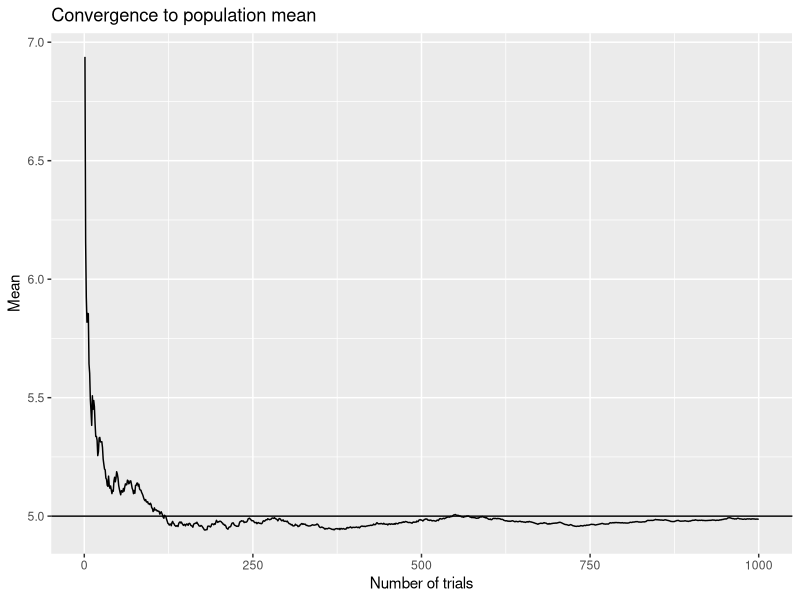
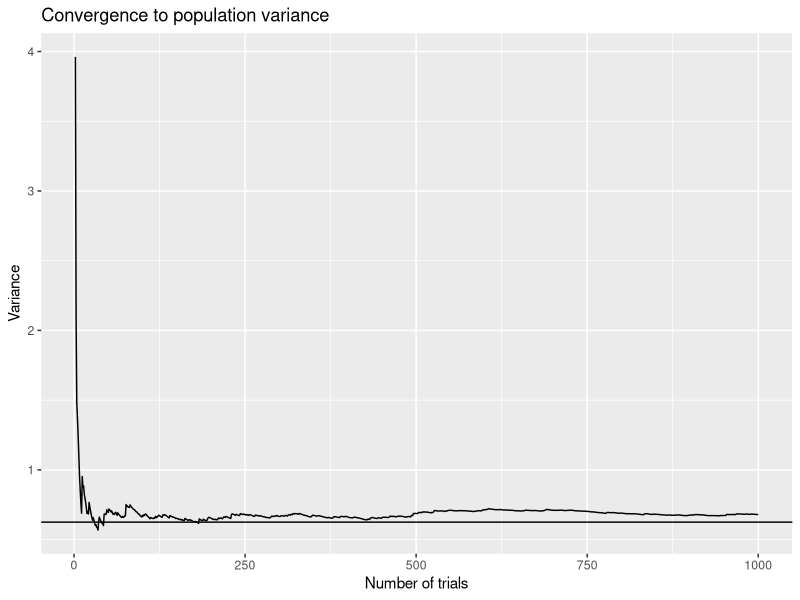
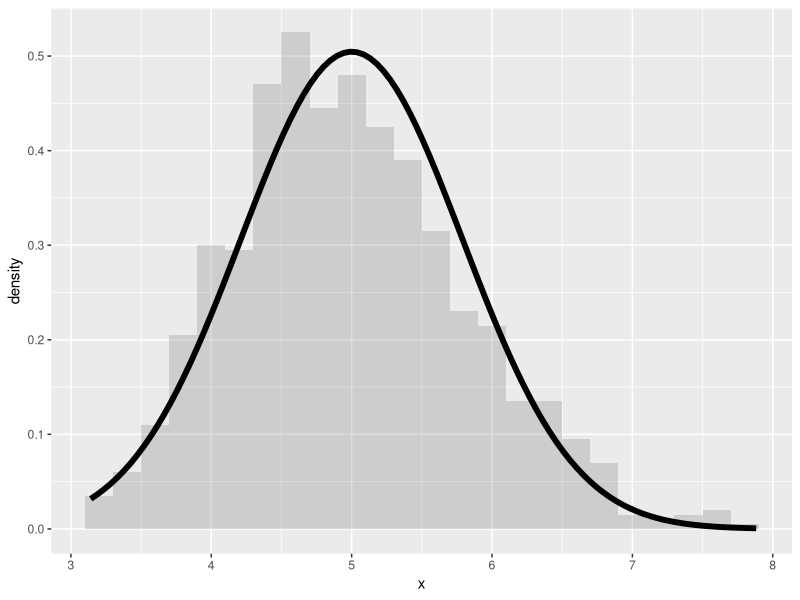

Recreate these plots in R, in order.
## ---- chunk 1
# Set the pseudo-random seed and the constants given in the question.
set.seed(42)
l=0.2
SS=40
nosim=1000
## ---- chunk 2
obs <- matrix(rexp(SS*nosim,l), nosim) # nosim rows of SS observations
sims <- apply(obs,1,mean)
## ---- chunk 3
means <- cumsum(sims)/(1:nosim)
df <- data.frame(x=1:nosim, y=means)
## ---- chunk 4
library(ggplot2)
g <- ggplot(df, aes(x = x, y = y)) + geom_line()
g <- g + geom_hline(yintercept = 5)
g <- g + labs(x = "Number of trials", y = "Mean", title = "Convergence to population mean")
g
## ---- chunk 5
var(sims)
sampleMean <- mean(sims)
cumsqerr <- cumsum((sims-sampleMean)^2)
vars <- cumsqerr[2:nosim]/(1:(nosim-1))
dfvars <- data.frame(x=(2:nosim), y=vars)
## ---- chunk 6
library(ggplot2)
g <- ggplot(dfvars, aes(x = x, y = y)) + geom_line()
g <- g + geom_hline(yintercept = 25/40)
g <- g + labs(x = "Number of trials", y = "Variance", title = "Convergence to population variance")
g
## ---- chunk 7
df3 <- data.frame(x=sims)
dnormSims <- function (x) { dnorm(x, mean=5, sd=5/sqrt(40)) }
## ---- chunk 8
g <- ggplot(df3, aes(x = x)) + geom_histogram(binwidth=0.2, alpha=0.2, aes(y = ..density..)) 
g <- g + stat_function(fun = dnormSims, size = 2)
g
